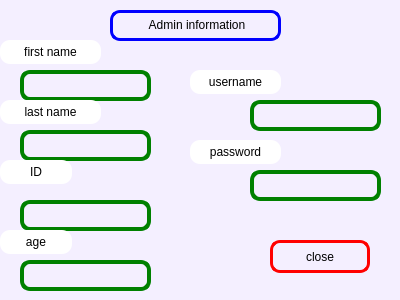
<?xml version="1.0" encoding="UTF-8"?>
<ui version="4.0">
 <class>ShowAdminWindow</class>
 <widget class="QDialog" name="ShowAdminWindow">
  <property name="geometry">
   <rect>
    <x>0</x>
    <y>0</y>
    <width>400</width>
    <height>300</height>
   </rect>
  </property>
  <property name="windowTitle">
   <string>Dialog</string>
  </property>
  <property name="styleSheet">
   <string notr="true">background-color: rgb(244, 239, 255);
color: rgb(0, 0, 0);</string>
  </property>
  <widget class="QLabel" name="passwordLabel">
   <property name="geometry">
    <rect>
     <x>250</x>
     <y>170</y>
     <width>131</width>
     <height>31</height>
    </rect>
   </property>
   <property name="styleSheet">
    <string notr="true">border-radius:10px;

color: rgb(0, 0, 0);
border:4px solid green;
f</string>
   </property>
   <property name="text">
    <string/>
   </property>
  </widget>
  <widget class="QPushButton" name="closeButton">
   <property name="geometry">
    <rect>
     <x>270</x>
     <y>240</y>
     <width>100</width>
     <height>33</height>
    </rect>
   </property>
   <property name="styleSheet">
    <string notr="true">border-radius:10px;

color: rgb(0, 0, 0);
border:3px solid red;</string>
   </property>
   <property name="text">
    <string>close</string>
   </property>
  </widget>
  <widget class="QLabel" name="usernameLabel">
   <property name="geometry">
    <rect>
     <x>250</x>
     <y>100</y>
     <width>131</width>
     <height>31</height>
    </rect>
   </property>
   <property name="styleSheet">
    <string notr="true">border-radius:10px;

color: rgb(0, 0, 0);
border:4px solid green;
f</string>
   </property>
   <property name="text">
    <string/>
   </property>
  </widget>
  <widget class="QLabel" name="lastNameLabel">
   <property name="geometry">
    <rect>
     <x>20</x>
     <y>130</y>
     <width>131</width>
     <height>31</height>
    </rect>
   </property>
   <property name="styleSheet">
    <string notr="true">border-radius:10px;

color: rgb(0, 0, 0);
border:4px solid green;
f</string>
   </property>
   <property name="text">
    <string/>
   </property>
  </widget>
  <widget class="QLabel" name="firstNameLabel">
   <property name="geometry">
    <rect>
     <x>20</x>
     <y>70</y>
     <width>131</width>
     <height>31</height>
    </rect>
   </property>
   <property name="styleSheet">
    <string notr="true">border-radius:10px;

color: rgb(0, 0, 0);
border:4px solid green;
f</string>
   </property>
   <property name="text">
    <string/>
   </property>
  </widget>
  <widget class="QLabel" name="nationalCodeLabel">
   <property name="geometry">
    <rect>
     <x>20</x>
     <y>200</y>
     <width>131</width>
     <height>31</height>
    </rect>
   </property>
   <property name="styleSheet">
    <string notr="true">border-radius:10px;

color: rgb(0, 0, 0);
border:4px solid green;
f</string>
   </property>
   <property name="text">
    <string/>
   </property>
  </widget>
  <widget class="QLabel" name="ageLabel">
   <property name="geometry">
    <rect>
     <x>20</x>
     <y>260</y>
     <width>131</width>
     <height>31</height>
    </rect>
   </property>
   <property name="styleSheet">
    <string notr="true">border-radius:10px;

color: rgb(0, 0, 0);
border:4px solid green;
f</string>
   </property>
   <property name="text">
    <string/>
   </property>
  </widget>
  <widget class="QLabel" name="label">
   <property name="geometry">
    <rect>
     <x>110</x>
     <y>10</y>
     <width>171</width>
     <height>31</height>
    </rect>
   </property>
   <property name="styleSheet">
    <string notr="true">border-radius:10px;

color: rgb(0, 0, 0);
border:3px solid blue;
f</string>
   </property>
   <property name="text">
    <string>&lt;html&gt;&lt;head/&gt;&lt;body&gt;&lt;p align=&quot;center&quot;&gt;Admin information&lt;/p&gt;&lt;/body&gt;&lt;/html&gt;</string>
   </property>
  </widget>
  <widget class="QLabel" name="label_2">
   <property name="geometry">
    <rect>
     <x>0</x>
     <y>40</y>
     <width>101</width>
     <height>24</height>
    </rect>
   </property>
   <property name="styleSheet">
    <string notr="true">
font: 10pt &quot;Segoe UI&quot;;
background: rgb(255, 255, 255);
color: rgb(0, 0, 0);
gridline-color: rgb(0, 0, 0);
border-radius:10px;</string>
   </property>
   <property name="text">
    <string>&lt;html&gt;&lt;head/&gt;&lt;body&gt;&lt;p align=&quot;center&quot;&gt;first name&lt;/p&gt;&lt;/body&gt;&lt;/html&gt;</string>
   </property>
  </widget>
  <widget class="QLabel" name="label_3">
   <property name="geometry">
    <rect>
     <x>0</x>
     <y>100</y>
     <width>101</width>
     <height>24</height>
    </rect>
   </property>
   <property name="styleSheet">
    <string notr="true">
font: 10pt &quot;Segoe UI&quot;;
background: rgb(255, 255, 255);
color: rgb(0, 0, 0);
gridline-color: rgb(0, 0, 0);
border-radius:10px;</string>
   </property>
   <property name="text">
    <string>&lt;html&gt;&lt;head/&gt;&lt;body&gt;&lt;p align=&quot;center&quot;&gt;last name&lt;/p&gt;&lt;/body&gt;&lt;/html&gt;</string>
   </property>
  </widget>
  <widget class="QLabel" name="label_4">
   <property name="geometry">
    <rect>
     <x>0</x>
     <y>230</y>
     <width>72</width>
     <height>24</height>
    </rect>
   </property>
   <property name="styleSheet">
    <string notr="true">
font: 10pt &quot;Segoe UI&quot;;
background: rgb(255, 255, 255);
color: rgb(0, 0, 0);
gridline-color: rgb(0, 0, 0);
border-radius:10px;</string>
   </property>
   <property name="text">
    <string>&lt;html&gt;&lt;head/&gt;&lt;body&gt;&lt;p align=&quot;center&quot;&gt;age&lt;/p&gt;&lt;/body&gt;&lt;/html&gt;</string>
   </property>
  </widget>
  <widget class="QLabel" name="label_5">
   <property name="geometry">
    <rect>
     <x>190</x>
     <y>140</y>
     <width>91</width>
     <height>24</height>
    </rect>
   </property>
   <property name="styleSheet">
    <string notr="true">
font: 10pt &quot;Segoe UI&quot;;
background: rgb(255, 255, 255);
color: rgb(0, 0, 0);
gridline-color: rgb(0, 0, 0);
border-radius:10px;</string>
   </property>
   <property name="text">
    <string>&lt;html&gt;&lt;head/&gt;&lt;body&gt;&lt;p align=&quot;center&quot;&gt;password&lt;/p&gt;&lt;/body&gt;&lt;/html&gt;</string>
   </property>
  </widget>
  <widget class="QLabel" name="label_6">
   <property name="geometry">
    <rect>
     <x>190</x>
     <y>70</y>
     <width>91</width>
     <height>24</height>
    </rect>
   </property>
   <property name="styleSheet">
    <string notr="true">
font: 10pt &quot;Segoe UI&quot;;
background: rgb(255, 255, 255);
color: rgb(0, 0, 0);
gridline-color: rgb(0, 0, 0);
border-radius:10px;</string>
   </property>
   <property name="text">
    <string>&lt;html&gt;&lt;head/&gt;&lt;body&gt;&lt;p align=&quot;center&quot;&gt;username&lt;/p&gt;&lt;/body&gt;&lt;/html&gt;</string>
   </property>
  </widget>
  <widget class="QLabel" name="label_7">
   <property name="geometry">
    <rect>
     <x>0</x>
     <y>160</y>
     <width>72</width>
     <height>24</height>
    </rect>
   </property>
   <property name="styleSheet">
    <string notr="true">
font: 10pt &quot;Segoe UI&quot;;
background: rgb(255, 255, 255);
color: rgb(0, 0, 0);
gridline-color: rgb(0, 0, 0);
border-radius:10px;</string>
   </property>
   <property name="text">
    <string>&lt;html&gt;&lt;head/&gt;&lt;body&gt;&lt;p align=&quot;center&quot;&gt;ID&lt;/p&gt;&lt;/body&gt;&lt;/html&gt;</string>
   </property>
  </widget>
 </widget>
 <resources/>
 <connections/>
</ui>
